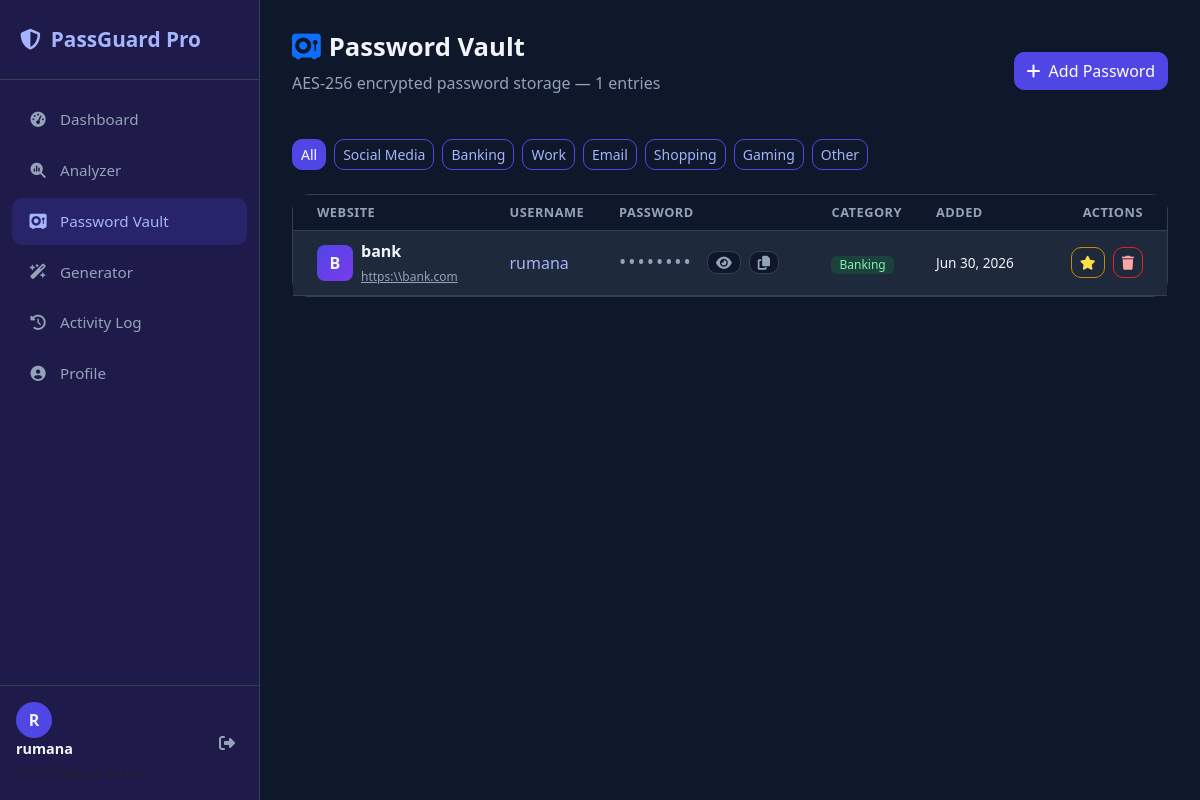
The page /vault/ (signed in) on the database its author committed.
### vault/models.py (models this page shows, shortened)
class VaultEntry(models.Model):
    CATEGORY_CHOICES = [
        ('social', 'Social Media'),
        ('banking', 'Banking'),
        ('work', 'Work'),
        ('email', 'Email'),
        ('shopping', 'Shopping'),
        ('gaming', 'Gaming'),
        ('other', 'Other'),
    ]
    user = models.ForeignKey(User, on_delete=models.CASCADE)
    website_name = models.CharField(max_length=100)
    website_url = models.CharField(max_length=200, blank=True)
    username = models.CharField(max_length=100)
    encrypted_password = models.BinaryField()
    category = models.CharField(max_length=20, choices=CATEGORY_CHOICES, default='other')
    notes = models.TextField(blank=True)
    is_favourite = models.BooleanField(default=False)
    created_at = models.DateTimeField(auto_now_add=True)
    updated_at = models.DateTimeField(auto_now=True)
    class Meta:
        ordering = ['-created_at']

### vault/views.py (the view)
# urls.py: path('', views.vault_view, name='vault'),
@login_required
def vault_view(request):
    category = request.GET.get('category', '')
    entries = VaultEntry.objects.filter(user=request.user)
    if category:
        entries = entries.filter(category=category)
    vault_data = []
    for entry in entries:
        vault_data.append({
            'id': entry.id,
            'website_name': entry.website_name,
            'website_url': entry.website_url,
            'username': entry.username,
            'password': decrypt_password(bytes(entry.encrypted_password).decode()),
            'category': entry.category,
            'category_display': entry.get_category_display(),
            'notes': entry.notes,
            'is_favourite': entry.is_favourite,
            'created_at': entry.created_at,
        })
    categories = VaultEntry.CATEGORY_CHOICES
    total = VaultEntry.objects.filter(user=request.user).count()
    return render(request, 'vault/vault.html', {
        'vault_data': vault_data,
        'categories': categories,
        'selected_category': category,
        'total': total,
    })

### vault/encryption.py (called while the page is built)
def get_key():
    return hashlib.sha256(SECRET_KEY.encode()).digest()

def decrypt_password(encrypted_text):
    try:
        key = get_key()
        raw = base64.b64decode(encrypted_text)
        iv = raw[:16]
        encrypted = raw[16:]
        cipher = AES.new(key, AES.MODE_CBC, iv)
        decrypted = unpad(cipher.decrypt(encrypted), AES.block_size)
        return decrypted.decode('utf-8')
    except Exception:
        return '*** Decryption Error ***'

### templates/vault/vault.html (shortened to what this page needs)
{% extends 'base.html' %}
{% block content %}
<div class="page-header d-flex justify-content-between align-items-center">
  <div>
    <h2><i class="fas fa-vault me-2 text-primary"></i>Password Vault</h2>
    <p>AES-256 encrypted password storage — {{ total }} entries</p>
  </div>
  <button class="btn btn-primary" data-bs-toggle="modal" data-bs-target="#addModal">
    <i class="fas fa-plus me-2"></i>Add Password
  </button>
</div>
<div class="d-flex gap-2 flex-wrap mb-4">
  <a href="{% url 'vault' %}"
     class="btn btn-sm {% if not selected_category %}btn-primary{% else %}btn-outline-primary{% endif %}">
    All
  </a>
  {% for key, label in categories %}
  <a href="?category={{ key }}"
     class="btn btn-sm {% if selected_category == key %}btn-primary{% else %}btn-outline-primary{% endif %}">
    {{ label }}
  </a>
  {% endfor %}
</div>
{% if vault_data %}
<div class="card">
  <div class="card-body p-0">
    <table class="table table-hover mb-0">
      <thead>
        <tr>
          <th class="ps-4">Website</th>
          <th>Username</th>
          <th>Password</th>
          <th>Category</th>
          <th>Added</th>
          <th class="text-end pe-4">Actions</th>
        </tr>
      </thead>
      <tbody>
        {% for entry in vault_data %}
        <tr>
          <td class="ps-4">
            <div class="d-flex align-items-center gap-2">
              <div class="site-icon">{{ entry.website_name|first|upper }}</div>
              <div>
                <div class="fw-semibold">{{ entry.website_name }}</div>
                {% if entry.website_url %}
                  <a href="{{ entry.website_url }}" target="_blank"
                     style="font-size:0.75rem;color:#94a3b8;">
                    {{ entry.website_url|truncatechars:30 }}
                  </a>
                {% endif %}
              </div>
            </div>
          </td>
          <td>
            <span style="color:#a5b4fc;">{{ entry.username }}</span>
          </td>
          <td>
            <div class="d-flex align-items-center gap-2">
              <span class="password-dots" id="pwd-{{ entry.id }}">••••••••</span>
              <button class="btn btn-sm btn-outline-secondary py-0 px-2"
                      onclick="togglePassword({{ entry.id }})">
                <i class="fas fa-eye" id="eye-{{ entry.id }}"></i>
              </button>
              <button class="btn btn-sm btn-outline-secondary py-0 px-2"
                      onclick="copyPassword({{ entry.id }}, '{{ entry.password }}')">
                <i class="fas fa-copy"></i>
              </button>
            </div>
          </td>
          <td>
            <span class="badge category-badge-{{ entry.category }}">
              {{ entry.category_display }}
            </span>
          </td>
          <td style="color:#94a3b8;font-size:0.85rem;">
            {{ entry.created_at|date:"M d, Y" }}
          </td>
          <td class="text-end pe-4">
            <button class="btn btn-sm btn-outline-warning me-1"
                    onclick="toggleFav({{ entry.id }})" id="fav-{{ entry.id }}">
              <i class="fas fa-star {% if entry.is_favourite %}text-warning{% endif %}"></i>
            </button>
            <a href="{% url 'delete_entry' entry.id %}"
               class="btn btn-sm btn-outline-danger"
               onclick="return confirm('Delete this entry?')">
              <i class="fas fa-trash"></i>
            </a>
          </td>
        </tr>
        {% endfor %}
      </tbody>
    </table>
  </div>
</div>
{% endif %}
{% endblock %}

### templates/base.html (shortened to what this page needs)
<!DOCTYPE html>
<html lang="en">
<head>
  {% load static %}
  <link href="https://cdn.jsdelivr.net/npm/bootstrap@5.3.2/dist/css/bootstrap.min.css" rel="stylesheet"/>
  <link href="https://cdnjs.cloudflare.com/ajax/libs/font-awesome/6.5.0/css/all.min.css" rel="stylesheet"/>
  <link href="{% static 'css/style.css' %}" rel="stylesheet"/>
</head>
<body>
{% if user.is_authenticated %}
<nav class="sidebar">
  <div class="sidebar-brand">
    <i class="fas fa-shield-halved"></i>
    <span>PassGuard Pro</span>
  </div>
  <ul class="sidebar-nav">
    <li><a href="{% url 'dashboard' %}" class="{% if request.resolver_match.url_name == 'dashboard' %}active{% endif %}">
      <i class="fas fa-gauge-high"></i> Dashboard
    </a></li>
    <li><a href="{% url 'analyzer' %}" class="{% if request.resolver_match.url_name == 'analyzer' %}active{% endif %}">
      <i class="fas fa-magnifying-glass-chart"></i> Analyzer
    </a></li>
    <li><a href="{% url 'vault' %}" class="{% if request.resolver_match.url_name == 'vault' %}active{% endif %}">
      <i class="fas fa-vault"></i> Password Vault
    </a></li>
    <li><a href="{% url 'generator' %}" class="{% if request.resolver_match.url_name == 'generator' %}active{% endif %}">
      <i class="fas fa-wand-magic-sparkles"></i> Generator
    </a></li>
    <li><a href="{% url 'activity_log' %}" class="{% if request.resolver_match.url_name == 'activity_log' %}active{% endif %}">
      <i class="fas fa-clock-rotate-left"></i> Activity Log
    </a></li>
    <li><a href="{% url 'profile' %}" class="{% if request.resolver_match.url_name == 'profile' %}active{% endif %}">
  <i class="fas fa-user-circle"></i> Profile
</a></li>
  </ul>
  <div class="sidebar-footer">
    <div class="user-info">
      <div class="avatar">{{ user.username|first|upper }}</div>
      <div>
        <div class="fw-bold">{{ user.username }}</div>
        <small class="text-muted">{{ user.email }}</small>
      </div>
    </div>
    <a href="{% url 'logout' %}" class="btn-logout">
      <i class="fas fa-right-from-bracket"></i>
    </a>
  </div>
</nav>
<div class="main-content">
  {% block content %}{% endblock %}
</div>
{% else %}
  {% block auth_content %}{% endblock %}
{% endif %}
</body>
</html>

### static/css/style.css (style rules this page uses)
:root { --bg: #0f172a; --sidebar-bg: #1e1b4b; --card-bg: #1e293b; --border: #334155; --primary: #4f46e5; --primary-light: #6366f1; --text: #f1f5f9; --muted: #94a3b8; --success: #16a34a; --danger: #dc2626; --warning: #ca8a04; }
* { box-sizing: border-box; margin: 0; padding: 0; }
body { background: var(--bg); color: var(--text); font-family: 'Segoe UI', system-ui, sans-serif; display: flex; min-height: 100vh; }
.sidebar { width: 260px; min-height: 100vh; background: var(--sidebar-bg); border-right: 1px solid var(--border); display: flex; flex-direction: column; position: fixed; top: 0; left: 0; z-index: 100; }
.sidebar-brand { padding: 24px 20px; font-size: 1.3rem; font-weight: 700; color: #a5b4fc; display: flex; align-items: center; gap: 10px; border-bottom: 1px solid var(--border); }
.sidebar-nav { list-style: none; padding: 16px 12px; flex: 1; }
.sidebar-nav li a { display: flex; align-items: center; gap: 12px; padding: 12px 16px; border-radius: 10px; color: var(--muted); text-decoration: none; font-size: 0.95rem; transition: all 0.2s; margin-bottom: 4px; }
.sidebar-nav li a:hover, .sidebar-nav li a.active { background: rgba(79,70,229,0.2); color: #a5b4fc; }
.sidebar-nav li a i { width: 20px; text-align: center; }
.sidebar-footer { padding: 16px; border-top: 1px solid var(--border); display: flex; align-items: center; gap: 10px; }
.avatar { width: 36px; height: 36px; border-radius: 50%; background: var(--primary); display: flex; align-items: center; justify-content: center; font-weight: 700; font-size: 1rem; flex-shrink: 0; }
.sidebar-footer > div { flex: 1; overflow: hidden; }
.sidebar-footer .fw-bold { font-size: 0.9rem; }
.sidebar-footer small { color: var(--muted); font-size: 0.75rem; }
.btn-logout { color: var(--muted); text-decoration: none; padding: 8px; border-radius: 8px; transition: all 0.2s; }
.main-content { margin-left: 260px; flex: 1; padding: 32px; min-height: 100vh; }
.card { background: var(--card-bg) !important; border: 1px solid var(--border) !important; border-radius: 16px !important; color: var(--text) !important; }
.btn-primary { background: var(--primary) !important; border-color: var(--primary) !important; border-radius: 10px; }
.btn-outline-primary { border-color: var(--primary) !important; color: #a5b4fc !important; border-radius: 10px; }
.btn-outline-danger { border-color: var(--danger) !important; color: #fca5a5 !important; border-radius: 10px; }
.btn-outline-warning { border-color: var(--warning) !important; color: #fde047 !important; border-radius: 10px; }
.btn-outline-secondary { border-color: var(--border) !important; color: var(--muted) !important; background: #0f172a !important; border-radius: 10px; }
.page-header { margin-bottom: 28px; }
.page-header h2 { font-weight: 700; font-size: 1.6rem; }
.page-header p { color: var(--muted); margin-top: 4px; }
.table { --bs-table-bg: transparent; --bs-table-color: var(--text); --bs-table-striped-bg: transparent; --bs-table-striped-color: var(--text); --bs-table-active-bg: transparent; --bs-table-active-color: var(--text); --bs-table-hover-bg: rgba(255,255,255,0.05); --bs-table-hover-color: var(--text); --bs-table-border-color: var(--border); color: var(--text) !important; background-color: var(--card-bg) !important; margin-bottom: 0 !important; }
.table > :not(caption) > * > * { background-color: var(--card-bg) !important; color: var(--text) !important; border-bottom-color: var(--border) !important; box-shadow: none !important; }
.table thead tr th { background-color: #0f172a !important; color: var(--muted) !important; border-color: var(--border) !important; font-size: 0.8rem; text-transform: uppercase; letter-spacing: 0.5px; font-weight: 600; }
.table tbody tr td { background-color: var(--card-bg) !important; color: var(--text) !important; border-color: var(--border) !important; vertical-align: middle; }
.badge { border-radius: 6px; font-weight: 500; }
a { color: #a5b4fc; }
.site-icon { width: 36px; height: 36px; border-radius: 8px; background: linear-gradient(135deg, #4f46e5, #7c3aed); display: flex; align-items: center; justify-content: center; font-weight: 700; font-size: 1rem; flex-shrink: 0; }
.password-dots { font-size: 1.2rem; letter-spacing: 2px; color: #94a3b8; min-width: 80px; }
.category-badge-banking { background: rgba(22,163,74,0.2); color: #86efac; border-radius:6px; padding:3px 8px; font-size:0.75rem; }

### rows shown on the page
VaultEntry: website_name|first "B", website_name "bank", website_url "https:\\\\bank.com", username "rumana", category_display "Banking", created_at "Jun 30, 2026"

### other values the page prints
{{ user.username|first|upper }} "R"
{{ user.username }} "rumana"
{{ total }} "1"
{{ label }} "Social Media" "Banking" "Work" "Email" "Shopping" "Gaming" "Other"
